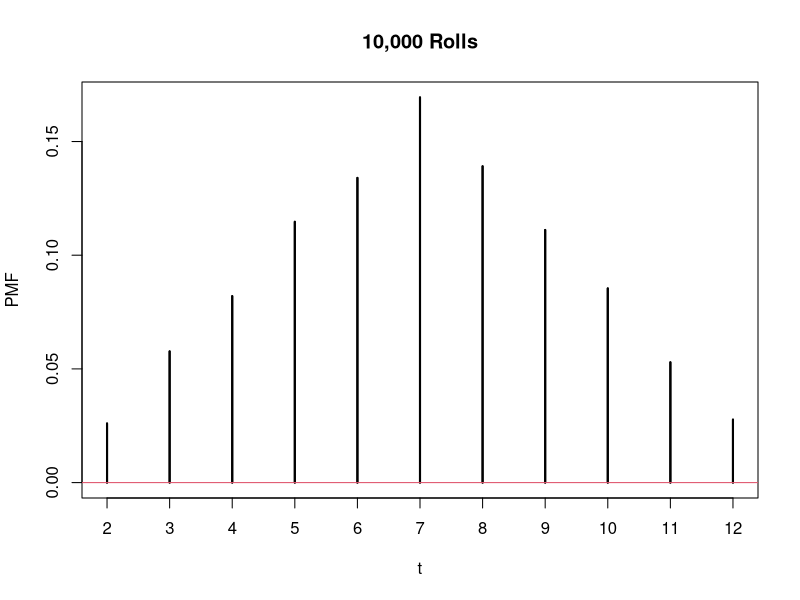
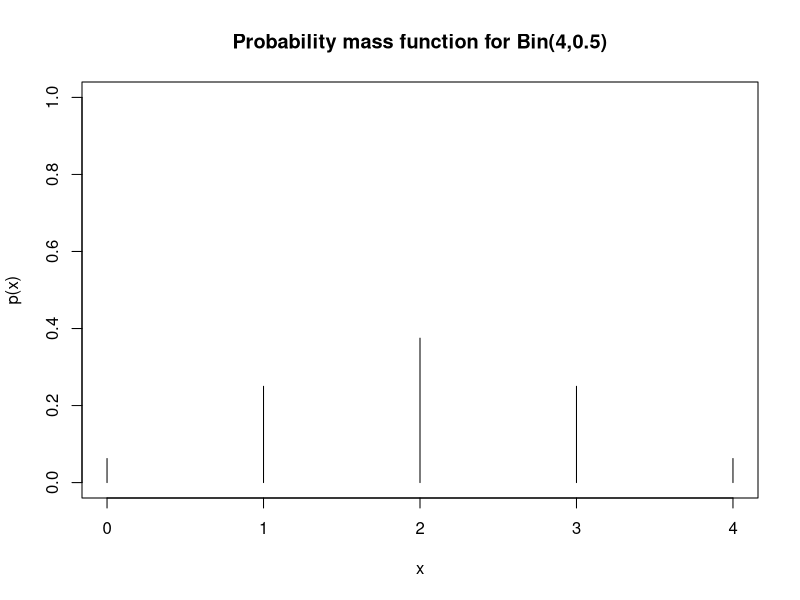
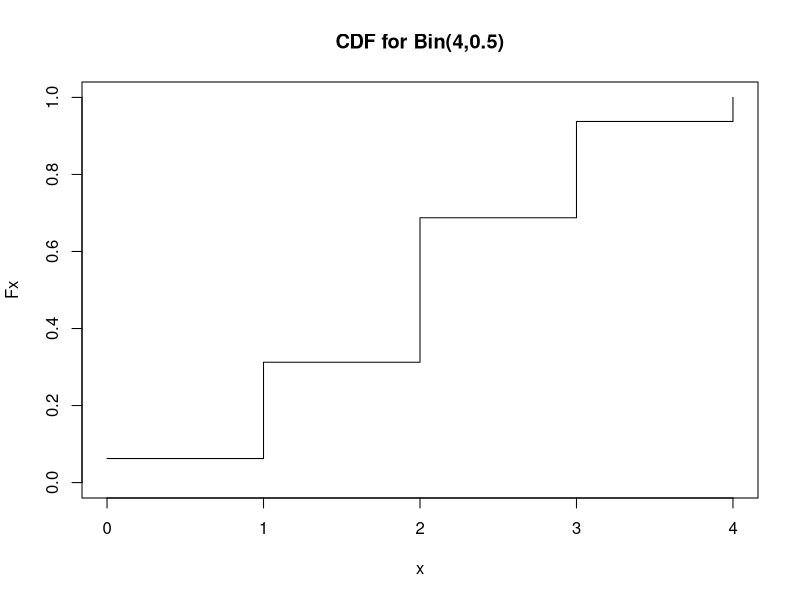
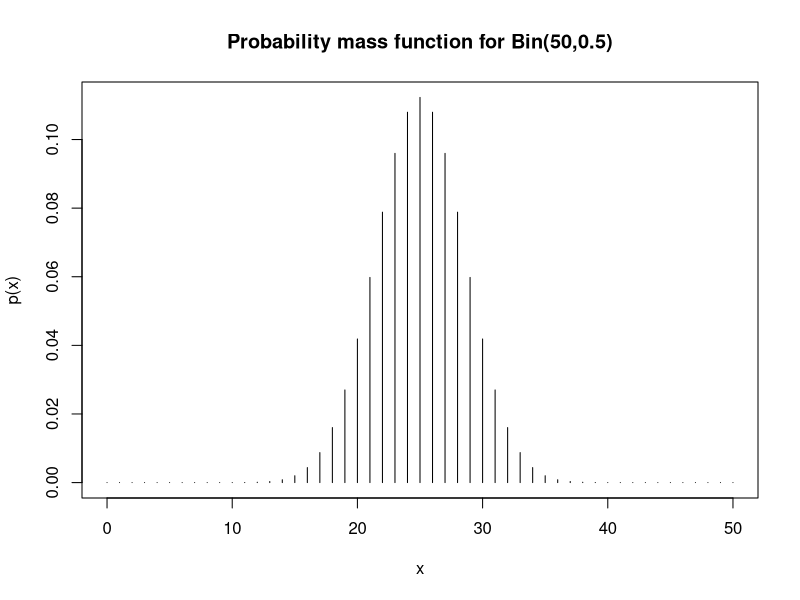

These figures' R source, in order:
## ---- chunk 1
sum_two_dice_rolls <- function(){
dice <- sample(1:6, size = 2, replace = TRUE)
return(sum(dice))
}
sims <- replicate(10000, sum_two_dice_rolls())
plot(table(sims)/length(sims), xlab = 't', ylab = 'PMF', main = '10,000 Rolls') 
points(table(sims)/length(sims),col=1, pch=15)
abline(h=0,col=2)
## ---- chunk 2
n <- 4   # number of flips
p <- 0.5  # prob a of a success (let's say heads)
x <- 0:n  # possible values for our random variable
px <- dbinom(x, size = n, prob = p) # this calculates the PMF
plot(x, px, type="h",col=1, ylim=c(0,1),
     main = "Probability mass function for Bin(4,0.5)"
     ,xlab="x",ylab="p(x)")

Fx <- pbinom(x, size = n, prob = p) # this calculates the PMF
plot(x, Fx, type="s", main = "CDF for Bin(4,0.5)", ylim=c(0,1))
## ---- chunk 3
n <- 50   # number of flips
p <- 0.5  # prob a of a success (let's say heads)
x <- 0:n  # possible values for our random variable
px <- dbinom(x, size = n, prob = p) # this calculates the PMF
plot(x, px, type="h",col=1, main = "Probability mass function for Bin(50,0.5)",
     xlab="x",ylab="p(x)")
## ---- chunk 4
dbinom(5, 15, 0.4)
## ---- chunk 5
pbinom(8, 15, 0.4)
## ---- chunk 6
pbinom(2, 15, 0.4)
## ---- chunk 7
pbinom(9, 15, 0.4)
## ---- chunk 8
k <- 3
w <- 10
b <- 40
n <- 8
dhyper(k, w, b, n)
